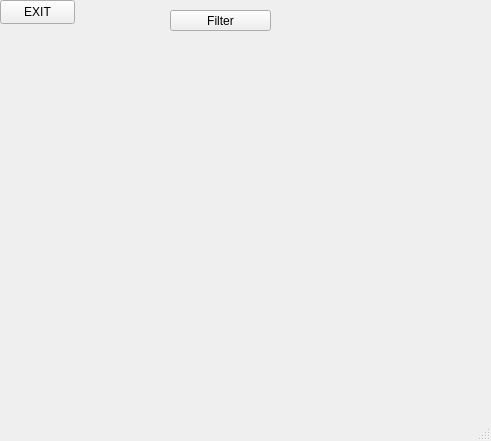
<?xml version="1.0" encoding="UTF-8"?>
<ui version="4.0">
 <class>MainWindow</class>
 <widget class="QMainWindow" name="MainWindow">
  <property name="geometry">
   <rect>
    <x>0</x>
    <y>0</y>
    <width>491</width>
    <height>441</height>
   </rect>
  </property>
  <property name="windowTitle">
   <string>MainWindow</string>
  </property>
  <widget class="QWidget" name="centralwidget">
   <widget class="QPushButton" name="pushButton">
    <property name="geometry">
     <rect>
      <x>170</x>
      <y>10</y>
      <width>101</width>
      <height>21</height>
     </rect>
    </property>
    <property name="text">
     <string>Filter</string>
    </property>
   </widget>
   <widget class="QPushButton" name="pushButton_2">
    <property name="geometry">
     <rect>
      <x>0</x>
      <y>0</y>
      <width>75</width>
      <height>24</height>
     </rect>
    </property>
    <property name="text">
     <string>EXIT</string>
    </property>
   </widget>
  </widget>
  <widget class="QMenuBar" name="menubar">
   <property name="geometry">
    <rect>
     <x>0</x>
     <y>0</y>
     <width>491</width>
     <height>22</height>
    </rect>
   </property>
  </widget>
  <widget class="QStatusBar" name="statusbar"/>
 </widget>
 <resources/>
 <connections/>
</ui>
